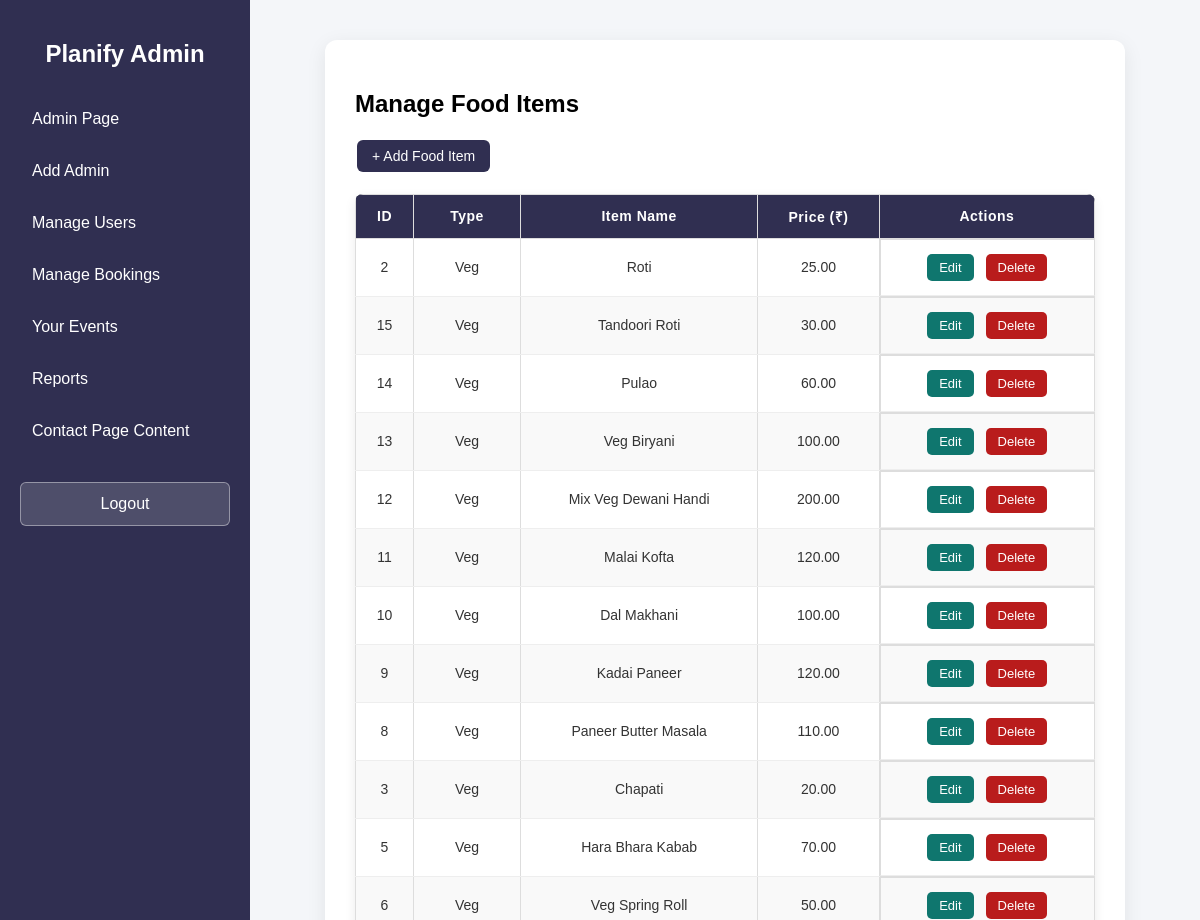
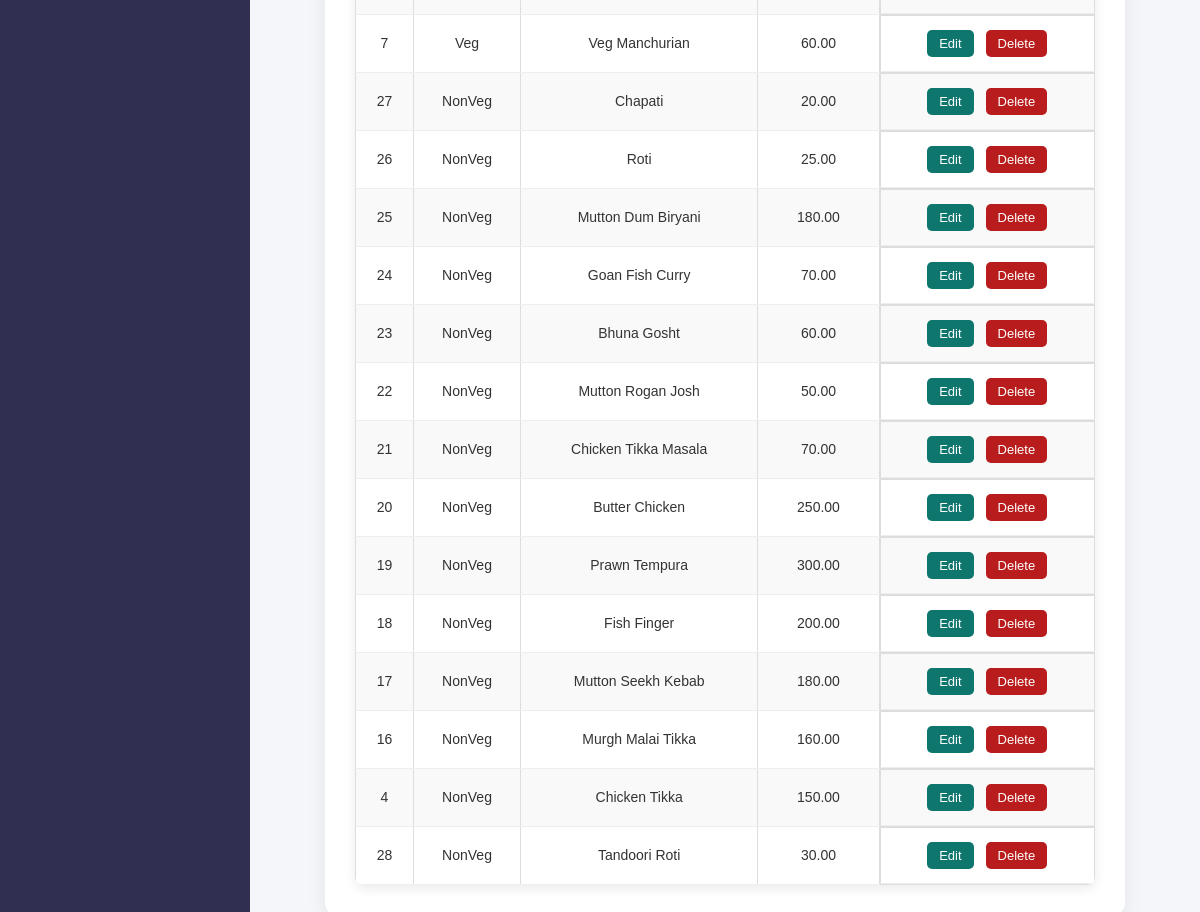
/admin/food_items.php (signed in), run on the app's committed database (2 pictures, top to bottom).
### tables this page shows
CREATE TABLE `food_items` (
  `id` int(11) NOT NULL,
  `type` enum('Veg','NonVeg') NOT NULL,
  `item_name` varchar(100) DEFAULT NULL,
  `price` decimal(10,2) DEFAULT NULL
);

### admin/food_items.php (the view, shortened to what this page needs)
<?php
require_once "../config/db.php";
$result = mysqli_query($conn, "SELECT * FROM food_items ORDER BY type");
?>
<?php include("admin_header.php"); ?>
<?php include("admin_sidebar.php"); ?>
<div class="admin-content">
    <div class="admin-card">
        <h2>Manage Food Items</h2>
        <a href="add_food.php" class="btn">+ Add Food Item</a>
        <table class="admin-table">
            <thead>
                <tr>
                    <th>ID</th>
                    <th>Type</th>
                    <th>Item Name</th>
                    <th>Price (₹)</th>
                    <th>Actions</th>
                </tr>
            </thead>
            <tbody>
                <?php while ($row = mysqli_fetch_assoc($result)) { ?>
                    <tr>
                        <td><?php echo $row['id']; ?></td>
                        <td><?php echo $row['type']; ?></td>
                        <td><?php echo $row['item_name']; ?></td>
                        <td><?php echo $row['price']; ?></td>
                        <td>
                            <a href="edit_food.php?id=<?php echo $row['id']; ?>" class="btn btn-edit">Edit</a>
                            <a href="delete_food.php?id=<?php echo $row['id']; ?>"
                                class="btn btn-danger"
                                onclick="return confirm('Delete this item?')">Delete</a>
                        </td>
                    </tr>
                <?php } ?>
            </tbody>
        </table>
    </div>
</div>
<?php include("admin_footer.php"); ?>

### admin/admin.css (style rules this page uses)
* { padding: 0; box-sizing: border-box; font-family: 'Poppins', sans-serif; }
body { background-color: #f4f6fb; }
table { background-color: #fff; border-collapse: collapse; }
th { background-color: rgb(48, 47, 81); color: #fff; }
th, td { padding: 10px; text-align: center; }
table { background: #fff; border-collapse: collapse; }
.admin-table { width: 100%; border-collapse: collapse; margin-top: 20px; background-color: #ffffff; box-shadow: 0 4px 12px rgba(0, 0, 0, 0.08); border-radius: 8px; overflow: hidden; }
.admin-table th { background-color: rgb(48, 47, 81); color: #ffffff; text-align: left; padding: 14px; font-size: 14px; letter-spacing: 0.5px; }
.admin-table td { padding: 12px 14px; border-bottom: 1px solid #eeeeee; font-size: 14px; color: #333; }
.admin-table tr:nth-child(even) { background-color: #f9f9f9; }
.admin-content { flex: 1; padding: 40px; background: #f4f6f9; display: flex; justify-content: center; }
.admin-card { width: 800px; background: white; padding: 30px; border-radius: 12px; box-shadow: 0 5px 20px rgba(0, 0, 0, 0.08); }
.admin-table { width: 100%; border-collapse: collapse; margin-top: 20px; }
.admin-table thead { background: #343a40; color: white; }
.admin-table th, .admin-table td { padding: 12px; text-align: center; }
.admin-table th { font-weight: 600; }
.admin-table tr { border-bottom: 1px solid #ddd; }
.btn { display: inline-block; padding: 8px 16px; background: #2f2e51; color: white; border-radius: 6px; text-decoration: none; font-size: 14px; margin-bottom: 15px; transition: 0.3s ease; }
.btn-danger { background: #b91c1c; }
.btn-edit { background: #0f766e; }
.admin-table td:last-child { display: flex; justify-content: center; gap: 8px; }
.admin-table .btn-edit, .admin-table .btn-danger { display: inline-block; padding: 6px 12px; font-size: 13px; border-radius: 5px; text-decoration: none; color: white; font-weight: 500; transition: 0.2s ease; }
.admin-table .btn-edit { background-color: #0f766e; }
.admin-table .btn-danger { background-color: #b91c1c; }
body { font-family: Arial, sans-serif; background-color: #f5f6fa; margin: 0; padding: 0; }
table { width: 100%; border-collapse: collapse; background-color: #ffffff; box-shadow: 0 5px 15px rgba(0, 0, 0, 0.05); }
table thead { background-color: rgb(48, 47, 81); color: #ffffff; }
table th, table td { padding: 12px; text-align: center; border: 1px solid #ddd; font-size: 14px; }
.btn { padding: 6px 12px; text-decoration: none; border-radius: 4px; color: #fff; font-size: 13px; margin: 2px; display: inline-block; }
.btn { display: inline-block; padding: 8px 15px; background: rgb(48, 47, 81); color: #fff; text-decoration: none; border-radius: 6px; font-size: 14px; transition: 0.3s; }

### data on the page
food_items: id "2", type "Veg", item_name "Roti", price "25.00"
food_items: id "15", type "Veg", item_name "Tandoori Roti", price "30.00"
food_items: id "14", type "Veg", item_name "Pulao", price "60.00"
food_items: id "13", type "Veg", item_name "Veg Biryani", price "100.00"
food_items: id "12", type "Veg", item_name "Mix Veg Dewani Handi", price "200.00"
food_items: id "11", type "Veg", item_name "Malai Kofta", price "120.00"
food_items: id "10", type "Veg", item_name "Dal Makhani", price "100.00"
food_items: id "9", type "Veg", item_name "Kadai Paneer", price "120.00"
food_items: id "8", type "Veg", item_name "Paneer Butter Masala", price "110.00"
food_items: id "3", type "Veg", item_name "Chapati", price "20.00"
food_items: id "5", type "Veg", item_name "Hara Bhara Kabab", price "70.00"
food_items: id "6", type "Veg", item_name "Veg Spring Roll", price "50.00"
food_items: id "7", type "Veg", item_name "Veg Manchurian", price "60.00"
food_items: id "27", type "NonVeg", item_name "Chapati", price "20.00"
food_items: id "26", type "NonVeg", item_name "Roti", price "25.00"
food_items: id "25", type "NonVeg", item_name "Mutton Dum Biryani", price "180.00"
food_items: id "24", type "NonVeg", item_name "Goan Fish Curry", price "70.00"
food_items: id "23", type "NonVeg", item_name "Bhuna Gosht", price "60.00"
food_items: id "22", type "NonVeg", item_name "Mutton Rogan Josh", price "50.00"
food_items: id "21", type "NonVeg", item_name "Chicken Tikka Masala", price "70.00"
food_items: id "20", type "NonVeg", item_name "Butter Chicken", price "250.00"
food_items: id "19", type "NonVeg", item_name "Prawn Tempura", price "300.00"
food_items: id "18", type "NonVeg", item_name "Fish Finger", price "200.00"
food_items: id "17", type "NonVeg", item_name "Mutton Seekh Kebab", price "180.00"
food_items: id "16", type "NonVeg", item_name "Murgh Malai Tikka", price "160.00"
food_items: id "4", type "NonVeg", item_name "Chicken Tikka", price "150.00"
food_items: id "28", type "NonVeg", item_name "Tandoori Roti", price "30.00"
